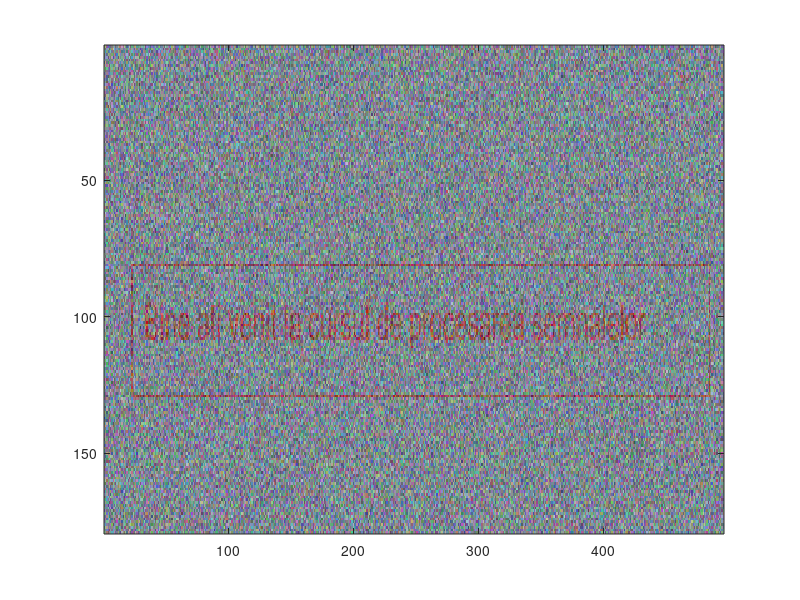
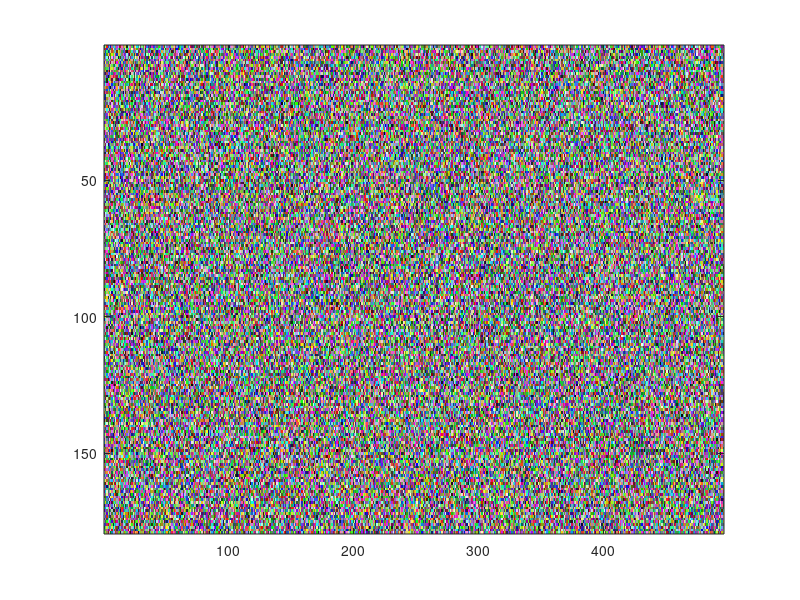
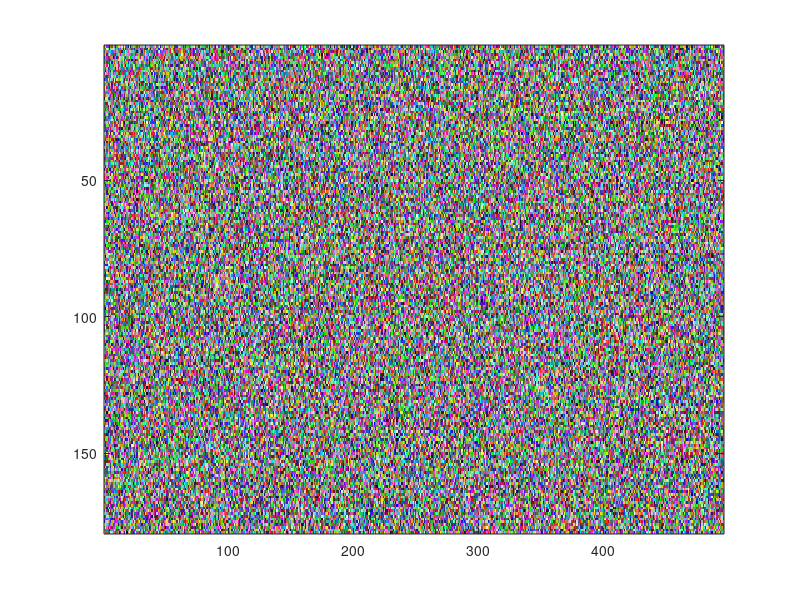
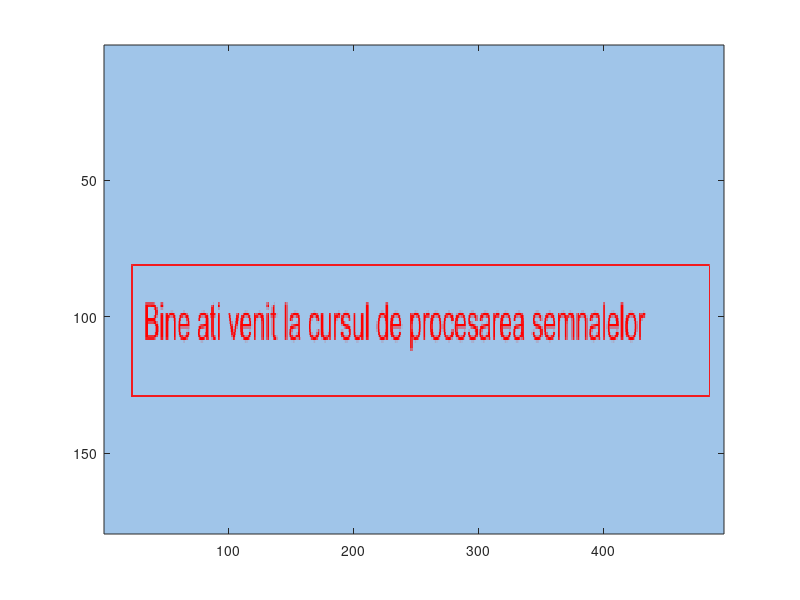

Write MATLAB code to recreate these figures, in order.
function img
  
    load('data.mat');
    
    figure(1); image(IR);
    figure(2); image(R2); 
    figure(3); image(R1);
    
    IR = IR - 0.3 * R1;
    IR = IR - 0.3 * R2;
    IR = IR / 0.3;
    
    figure(4); image(IR);
  
endfunction
